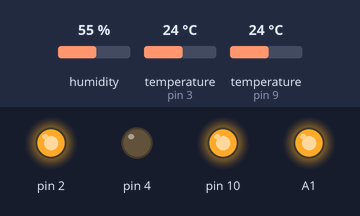
Recording of a sketch running on a simulated Arduino Uno, built with avr-gcc and run on an emulated ATmega328P. On the bench: output pins drawn as LEDs (lit = HIGH). Inputs (shaded band) come from the test bench; at power-on: humidity 55 %, temperature (sensors on pin 3, pin 9) 24 °C.

Above: at 0.1 s.
At 2.2 s:
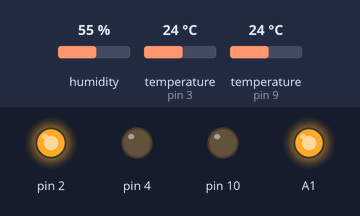
Timing chart, 0 to 3.7 s (numbered marks = the images above):
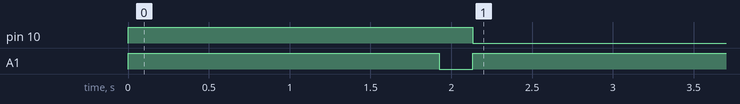

Measured:
- by itself, pin 10: HIGH → LOW at 2.1 s
- by itself, A1: HIGH → LOW at 1.9 s, → HIGH 0.21 s later

The sketch:

temperature_reader.ino
```cpp
#include <SoftwareSerial.h>
#include <LowPower.h>

String DEVICE_NAME = "basement";

SoftwareSerial HC12(A2, A3);

#include <OneWire.h>
#include <DallasTemperature.h>
#define ONE_WIRE_BUS 9
OneWire oneWire(ONE_WIRE_BUS);
DallasTemperature sensors(&oneWire);

#include <DHT.h>
#define DHTPIN 3
#define DHTTYPE DHT22
DHT dht(DHTPIN, DHTTYPE);


void setup() {
  pinMode(10, OUTPUT);
  digitalWrite(10, HIGH);

  pinMode(2, OUTPUT);
  pinMode(4, OUTPUT);
  digitalWrite(2, HIGH);
  digitalWrite(4, LOW);

  pinMode(A1, OUTPUT);
  digitalWrite(A1, HIGH);
  delay(1000);

  HC12.begin(9600);
  sensors.begin();
  dht.begin();
  }

void loop() {
  sensors.requestTemperatures();
  float hum = dht.readHumidity();
  float dhtTemp = dht.readTemperature();
  float dsTemp = sensors.getTempFByIndex(0);
  float batt = readVcc();
  String pkt;
  pkt = DEVICE_NAME + "|" + String(hum) + "|" + String(dhtTemp) + "|" + String(dsTemp) + "|" + String(batt) + "&";
  HC12.print(pkt);
  delay(100);

  // hc12 to sleep
  digitalWrite(A1, LOW);
  delay(100);
  HC12.print("AT+SLEEP");
  delay(100);
  digitalWrite(A1, HIGH);

  // turn off ds
  pinMode(10, OUTPUT);
  digitalWrite(10, LOW);

  // 30 minutes between temprature transissions
  for (int i = 0; i < 225; i++)
  {
    LowPower.powerDown(SLEEP_8S, ADC_OFF, BOD_OFF);
  }

  pinMode(10, OUTPUT);
  digitalWrite(10, HIGH);

  digitalWrite(A1, LOW);
  delay(100);
  digitalWrite(A1, HIGH);

  // give it a sec
  delay(500);
}

long readVcc()
{
  long result;
  ADMUX = _BV(REFS0) | _BV(MUX3) | _BV(MUX2) | _BV(MUX1);
  delay(2);
  ADCSRA |= _BV(ADSC);
  while (bit_is_set(ADCSRA,ADSC));
  result = ADCL;
  result |= ADCH<<8;
  result = 1125300L / result;
  return result;
}
```
